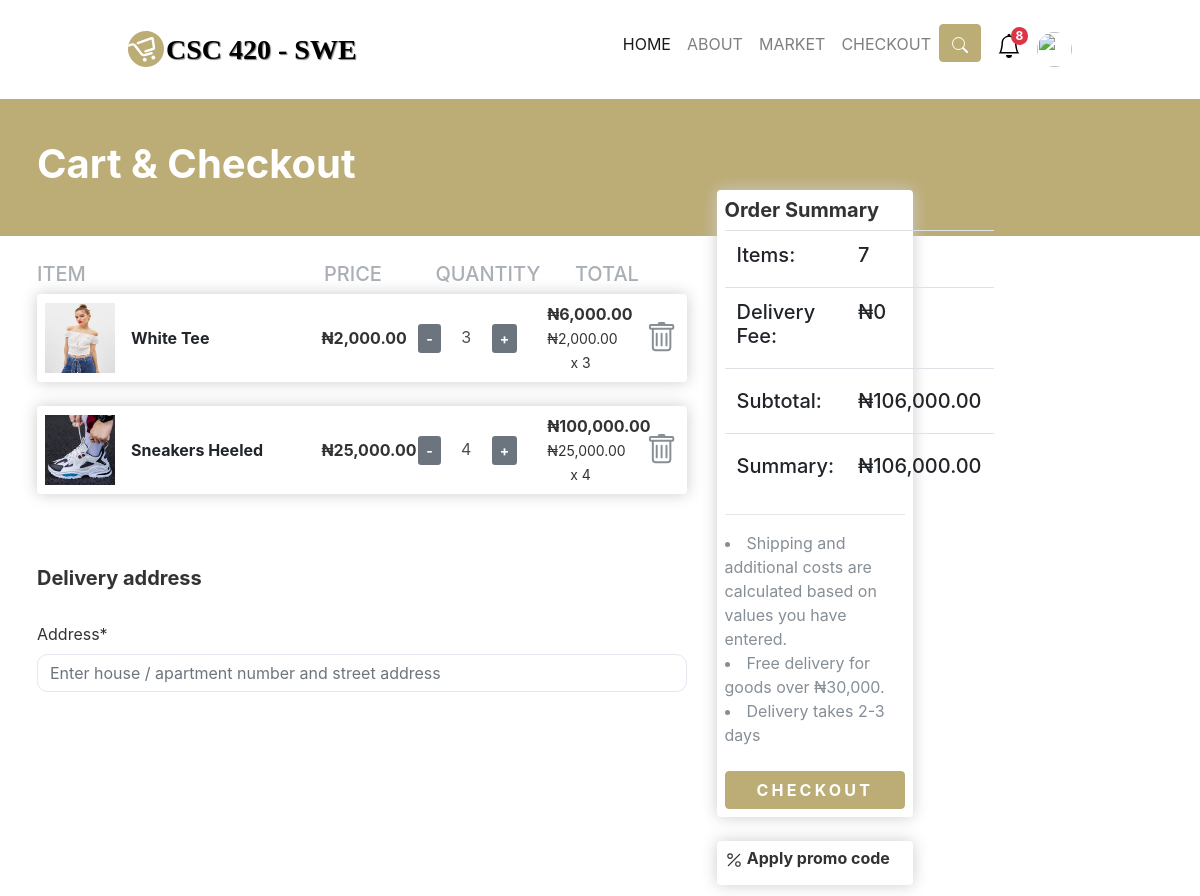
The app's page /checkout/ (signed in) with its own data.
### products/models.py (models this page shows, shortened)
class ProductImage(models.Model):
    product = models.ForeignKey(Product, on_delete=models.CASCADE)
    image = models.ImageField(default='2placeholder_test_b9l9NT5.png', upload_to='product_images')
    date_posted = models.DateTimeField(default=datetime.now)

class Checkout(models.Model):
    user = models.ForeignKey(settings.AUTH_USER_MODEL, on_delete=models.CASCADE)
    product = models.ForeignKey(Product, on_delete=models.CASCADE)
    quantity = models.IntegerField(default=0)
    complete = models.BooleanField(default=False, null=True, blank=True)
    date_posted = models.DateTimeField(default=datetime.now)
    class Meta:
        ordering = ["-date_posted"]
    @property
    def get_total(self):
        total = self.product.price * self.quantity
        return total

class Product(models.Model):
    id = models.UUIDField(default=uuid.uuid4, unique=True, primary_key=True, editable=False)
    name = models.CharField(max_length=100)
    price = models.FloatField(default=0)
    description = models.TextField()
    category = models.ForeignKey(Category, on_delete=models.CASCADE)
    rating_count = models.FloatField(default=0)
    product_purchase = models.IntegerField(default=0)
    shipping_fee = models.FloatField(default=10)
    date_posted = models.DateTimeField(default=datetime.now)
    date_updated = models.DateTimeField(auto_now=True)
    delivery_period = models.IntegerField(default=0)
    class Meta:
        ordering = ["-date_posted"]

### products/views.py (the view)
# urls.py: path("checkout/", product_view.checkout, name="checkout"),
@login_required
def checkout(request):
    notification = Notification.objects.filter(user=request.user, is_seen=False).order_by("-id")[:10]
    notification_count = Notification.objects.filter(user=request.user, is_seen=False).count()
    check_out_list = Checkout.objects.filter(user=request.user, complete=False).order_by("-id")
    get_cart_total = sum([item.get_total for item in check_out_list])
    if get_cart_total >= 30000:
        get_shipping_fee = 0
    else:
        get_shipping_fee = sum([item.product.shipping_fee for item in check_out_list])
    form = AddressForm()
    form_coupon = ApplyCouponForm()
    context = {
        "notification_count": notification_count,
        "notification": notification,
        "items": check_out_list,
        "form": form,
        "form_coupon": form_coupon,
        "check_out_list": check_out_list,
        "get_cart_total": get_cart_total,
        "get_shipping_fee": get_shipping_fee,
        "get_cart_items": total_cart_items(request),
        "paystack_public_key": settings.PAYSTACK_PUBLIC_KEY
    }
    return render(request, "products/checkout.html", context)

### products/forms.py
class AddressForm(forms.ModelForm):
    address = forms.CharField(max_length=500, required=True, widget=forms.TextInput(attrs={
        "name": "address",
        "placeholder": "Enter house / apartment number and street address",
        'type': 'text',
        "required": True,
        "id": "my-address"
    }))
    class Meta:
        model = Order
        fields = ["address"]

class ApplyCouponForm(forms.Form):
    code = forms.CharField(max_length=50, required=False, label=False)

### products/views.py (called while the page is built)
def total_cart_items(request):
    check_out_list = Checkout.objects.filter(user=request.user, complete=False)
    get_cart_items = sum([item.quantity for item in check_out_list])
    return get_cart_items

### products/templates/products/checkout.html (shortened to what this page needs)
{% extends 'products/base.html' %}
{% load static %}
{% load humanize %}
{% load crispy_forms_tags %}
{% block content %}
<div class="section">
    <div class="container py-5" style="height: 18vh;">
        <h1><b>Cart & Checkout</b></h1>
    </div>
</div>
<div class="container mb-5">
    <div class="search-category">
    <div class="row screen">
        <br>
        <div class="col-lg-9 mt-5">
            <br>
            {% if items %}
            <section>
                <div class="cart-row d-md-flex d-none">
                    <div style="flex:4;opacity: .7" class="mr-2">
                        <h5 class="text-muted">ITEM</h5>
                    </div>
                    <div style="flex:4;opacity: .7"></div>
                    <div style="flex:2;opacity: .7"></div>
                    <div style="flex:4;opacity: .7"><h5 class="text-muted">PRICE</h5></div>
                    <div style="flex:5;opacity: .7"><h5 class="text-muted">QUANTITY</h5></div>
                    <div style="flex:4;opacity: .7">
                        <h5 class="text-muted">TOTAL</h5>
                    </div>
                </div>
                {% for item in items %}
                <div class="box-element" style="background-color:#fff !important">
                    <div class="cart">
                        <div class="cart-body">
                            <div class="cart-item">
                                <div class="d-flex align-items-center text-left text-md-center row">
                                    <div class="col-12 col-md-5">
                                        <div class="d-flex align-items-center">
                                            <a href="{% url 'product-detail' item.product.id %}">
                                                {% if item.product.productimage_set.all %}
                                                {% for product_image in item.product.productimage_set.all %}
                                                {% if forloop.first %}
                                                <img height="70px" width="70px" src="{{ product_image.image.url }}"
                                                     alt=""
                                                     class="row-ima">
                                                {% endif %}
                                                {% endfor %}
                                                {% else %}
                                                <img height="70px" width="70px" src="{{ item.product.image.url }}"
                                                     alt=""
                                                     class="row-ima">{% endif %}
                                            </a>
                                            <div class="cart-title text-left"
                                                 style="overflow-wrap: break-word !important;">
                                                <a class="text-dark link-animated" style="overflow-wrap: break-word;"
                                                   href="{% url 'product-detail' item.product.id %}">
                                                    <strong style="overflow-wrap: break-word;">
                                                        {{ item.product.name }}
                                                    </strong>
                                                </a>
                                                <br>
                                            </div>
                                        </div>
                                    </div>
                                    <div class="mt-4 mt-md-0 col-12 col-md-7">
                                        <div class="align-items-center row">
                                            <div class="col-md-3">
                                                <div class="row">
                                                    <b class="text-right text-md-center col-6 col-md-12">
                                                        ₦{{ item.product.price|floatformat:'2'|intcomma }}
                                                    </b>
                                                </div>
                                            </div>
                                            <div class="col-md-4">
                                                <div class="align-items-center row">
                                                    <div class="col-5 col-sm-3 col-md-12">
                                                        <div class="d-flex align-items-center">
                                                            {% if item.quantity > 1 %}
                                                            <a href="{% url 'remove_from_checkout' item.product.pk %}"
                                                               class="text-decoration-none btn-sm btn-secondary update-cart">
                                                                <b>-</b>
                                                            </a>
                                                            {% else %}
                                                            <button disabled data-product="{{ item.product.id }}"
                                                                    data-href="{% url 'remove_from_checkout' item.product.pk %}"
                                                                    class="text-decoration-none btn-sm btn-secondary update-cart">
                                                                <b>-</b>
                                                            </button>
                                                            {% endif %}
                                                            <b class="text-center border-0 border-md input-items form-control">
                                                                {{ item.quantity }}
                                                            </b>
                                                            <a href="{% url 'add_to_checkout' item.product.pk %}"
                                                               class="update-cart text-decoration-none btn-sm btn-secondary">
                                                                <b>+</b>
                                                            </a>
                                                        </div>
                                                    </div>
                                                </div>
                                            </div>
                                            <div class="col-md-3">
                                                <div class="row">
                                                    <b class="text-right text-md-center col-6 col-md-12">
                                                        ₦{{ item.get_total|floatformat:'2'|intcomma }}
                                                        <br>
                                                        <small>₦{{ item.product.price|floatformat:'2'|intcomma }} x
                                                            {{ item.quantity }}</small>
                                                    </b>
                                                </div>
                                            </div>
                                            <div class="d-md-block d-none text-center col-2"
                                                 data-toggle="tooltip" title="Remove from Cart" data-placement="top">
                                                <a class="cart-remove text-muted update-cart"
                                                   href="{% url 'delete_from_checkout' item.product.pk  %}">
                                                </a>
                                            </div>
                                        </div>
                                    </div>
                                </div>
                            </div>
                        </div>
                    </div>
                </div>
                <br>
                {% endfor %}
            </section>
            <br>
            <br>
            <section>
                <h5><b>Delivery address</b></h5>
                <br>
                <form action="" method="post">
                    {{ form | crispy }}
                </form>
            </section>
            {% else %}
            <h2><b>Nothing to see here!</b></h2>
            <br>
            <a style="letter-spacing: 0.2em; font-weight: bold;
                    text-transform: uppercase" class="btn" href="{% url 'products' %}">
                Start shopping</a>
            {% endif %}
        </div>
        <div class="col-lg-3 ">
            <div class="box-element" style="background-color:#fff !important">
                <h5><b>Order Summary</b></h5>
                <table class="table table-hover">
                    <tr>
                        <th><h5>Items: </h5></th>
                        <th><h5>{{ get_cart_items }}</h5></th>
                    </tr>
                    <tr>
                        <th><h5>Delivery Fee: </h5></th>
                        <th><h5>₦{{ get_shipping_fee }}</h5></th>
                    </tr>
                    <tr>
                        <th><h5 class="mt-2">Subtotal: </h5></th>
                        <th><h5 class="mt-2">₦{{ get_cart_total|floatformat:2|intcomma }}</h5></th>
                    </tr>
                    <tr>
                        <th><h5 class="mt-2">Summary: </h5></th>
                        <th><h5 id="amount" class="mt-2">
                            ₦{{ get_cart_total|add:get_shipping_fee|floatformat:2|intcomma }}</h5></th>
                    </tr>
                </table>
                <hr>
                <li class="text-muted">Shipping and additional costs are calculated based on values you have entered.
                </li>
                <li class="text-muted">
                    Free delivery for goods over ₦30,000.
                </li>
                <li class="text-muted">Delivery takes 2-3 days</li>
                <br>
                {% if items|length > 0 %}
                <a type="submit" onclick="payWithPaystack()" id="make-payment"
                   class="btn btn-block">
                    <span style="letter-spacing: 0.2em;
                            text-transform: uppercase;
                            color: #fff;
                            font-weight: bold;" id="button-text">CHECKOUT</span>
                </a>
                {% endif %}
            </div>
            <br>
            <div class="box-element">
                <h6>
                    <b data-toggle="collapse" href="#collapseExample" role="button"
                       aria-expanded="false" aria-controls="collapseExample">
                        Apply promo code
                    </b>
                </h6>
            </div>
            <br>
            <br>
            <br>
        </div>
    </div>
</div>
</div>
<br>
<br>
{% endblock %}

### products/templates/products/navbar.html (style rules this page uses)
body { padding-top: 3rem; padding-bottom: 0rem; color: #5a5a5a; overflow-x: hidden; }

### products/templates/products/checkout.html (style rules this page uses)
.section { background: #bcac76; border-color: #bcac76; color: #fff; position: relative; }
.search-category { position: absolute; top: 190px; width: 73%; margin-bottom: 35rem !important; }
.cart-title { margin-left: 1rem; overflow-wrap: break-word; }
.text-left { text-align: left!important; }
.cart-remove { color: #495057; font-size: .975rem; transition: .4s; }
.link-animated { position: relative; text-decoration: none; }
.text-dark { color: #212529!important; }
.text-muted { color: #868e96!important; }
.text-center { text-align: center!important; }
.border-0 { border: 0!important; }

### products/templates/products/base.html (style rules this page uses)
.box-element, .dropdown-menu { box-shadow:hsl(0, 0%, 80%) 0 0 16px; background-color: ; border-radius: 4px; padding: 8px; }
.container { padding-right: 7px; padding-left: 7px; }
.btn, .bg-info { background: #bcac76; border-color: #bcac76; color: #fff; }
.form-control { box-shadow: none!important; }
.text-center { text-align: center!important; }
.border-0 { border-width: 0!important; }
.border-0 { border: 0!important; }
.form-control { background-color: #fff; background-clip: padding-box; border: 1px solid #e4e6ef; appearance: none; border-radius: .65rem; box-shadow: inset 0 1px 2px rgb(0 0 0 / 8%); transition: border-color .15s ease-in-out,box-shadow .15s ease-in-out; }

### records on screen
Checkout: product.name "White Tee", product.price "2,000.00", quantity "3", get_total "6,000.00"
ProductImage: image (picture)
Checkout: product.name "Sneakers Heeled", product.price "25,000.00", quantity "4", get_total "100,000.00"
ProductImage: image (picture)

### other values on screen
{{ notification_count|add:get_cart_items|intword }} "8"
{{ get_cart_items }} "7"
{{ get_shipping_fee }} "0"
{{ get_cart_total|floatformat:2|intcomma }} "106,000.00"
{{ get_cart_total|add:get_shipping_fee|floatformat:2|intcomma }} "106,000.00"
